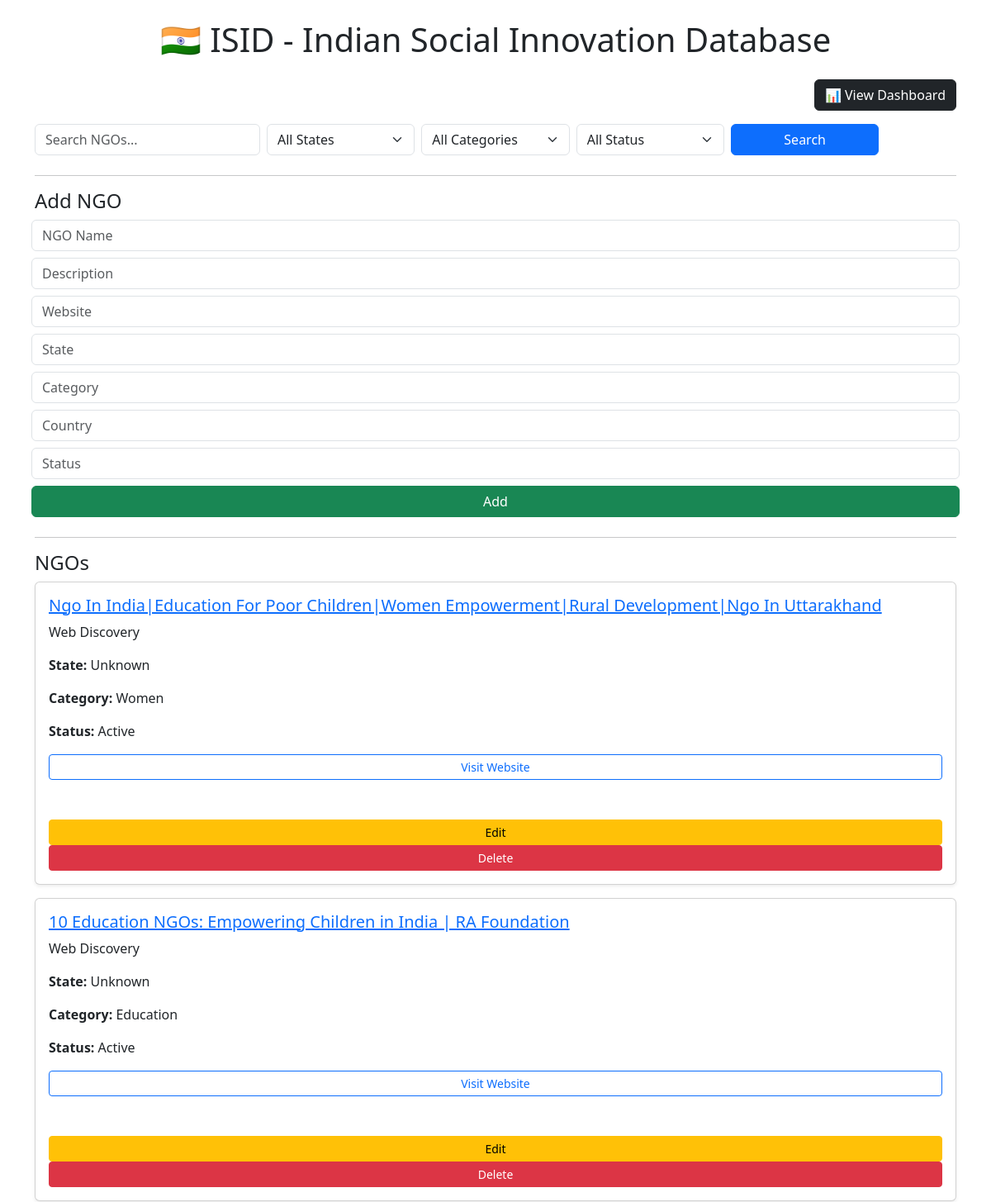
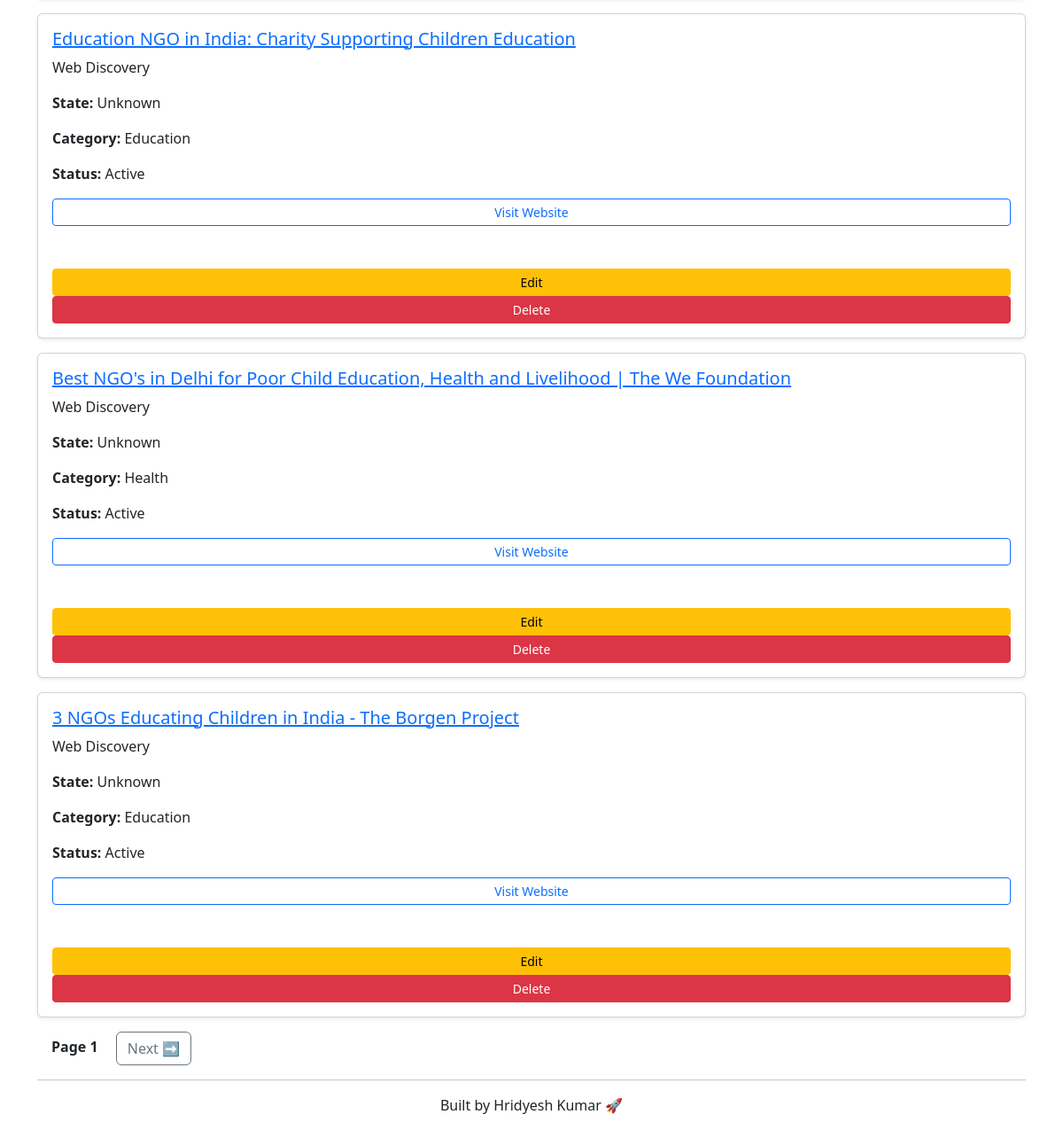
Page /home on the earlier database version (2 pictures, top to bottom).
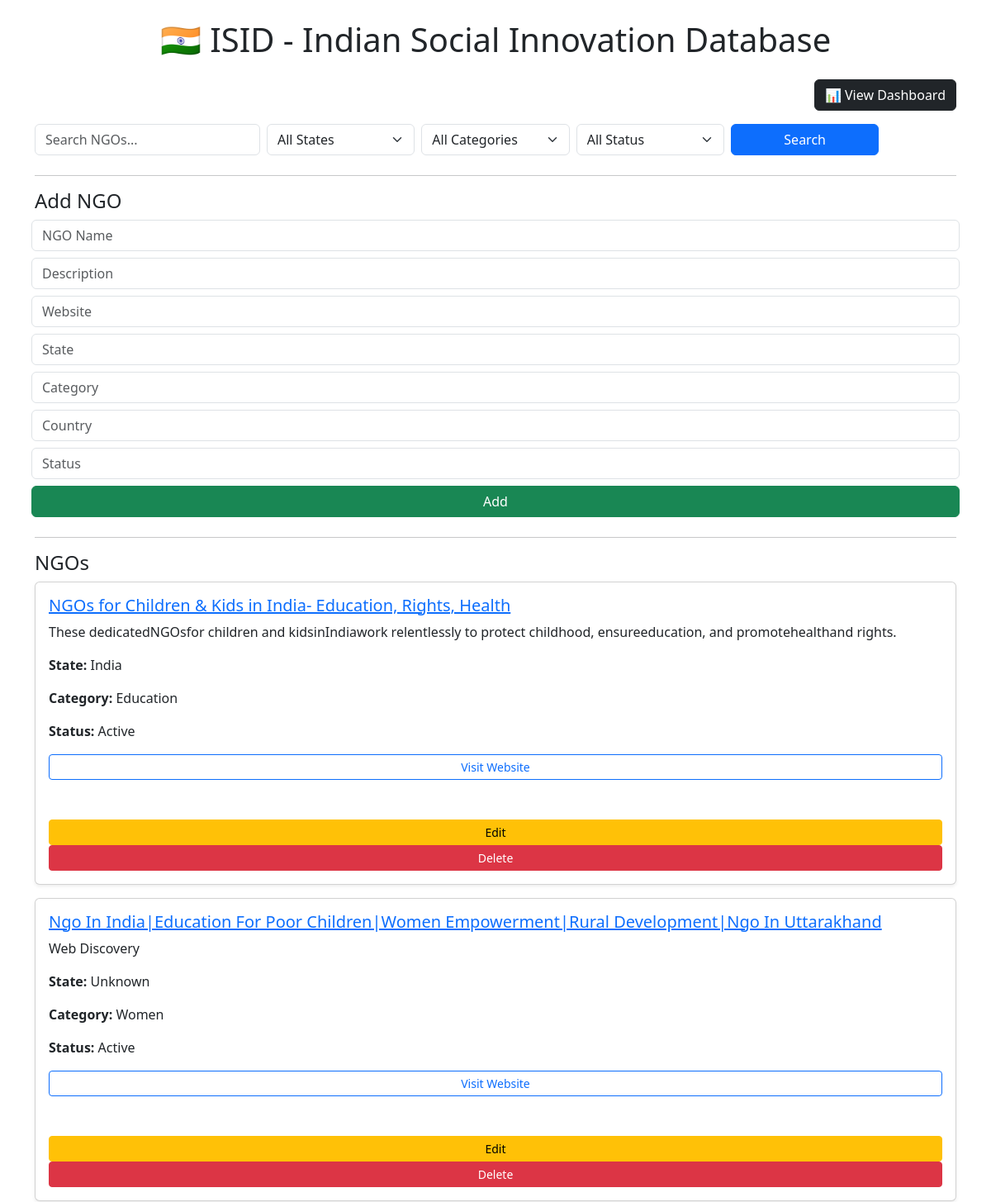
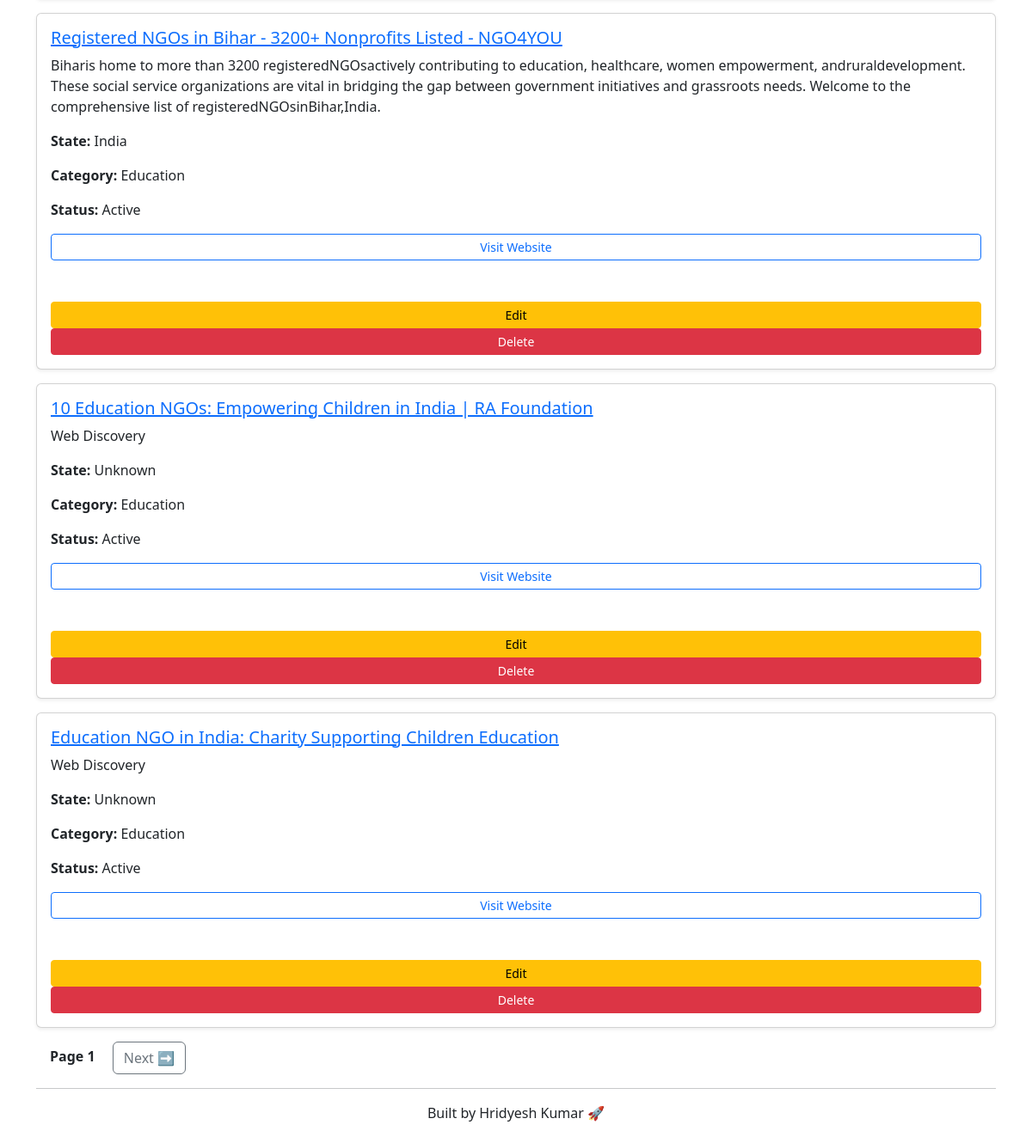
Same page on the later database version (2 pictures, top to bottom).
### tables this page shows
CREATE TABLE projects (
    project_id INTEGER PRIMARY KEY AUTOINCREMENT,
    title TEXT,
    source TEXT,
    url TEXT,
    state TEXT,
    category TEXT,
    country TEXT,
    status TEXT
, score INTEGER);

### app.py (the view, shortened to what this page needs)
@app.route("/")
@app.route("/home")
def home():
    query = request.args.get("q", "").lower()
    state = request.args.get("state", "").lower()
    category = request.args.get("category", "").lower()
    status = request.args.get("status", "").lower()
    page = int(request.args.get("page", 1))
    limit = 5
    offset = (page - 1) * limit
    conn = get_db_connection()
    cursor = conn.cursor()
    sql = "SELECT * FROM projects WHERE 1=1"
    params = []
    min_score = request.args.get("min_score")
    if min_score:
        sql += " AND score >= ?"
        params.append(int(min_score))
    if state:
        sql += " AND LOWER(state) LIKE ?"
        params.append("%" + state + "%")
    if category:
        sql += " AND LOWER(category) LIKE ?"
        params.append("%" + category + "%")
    if status:
        sql += " AND LOWER(status) LIKE ?"
        params.append("%" + status + "%")
    sql += " ORDER BY score DESC LIMIT ? OFFSET ?"
    params.extend([limit, offset])
    cursor.execute(sql, params)
    data = cursor.fetchall()
    cursor.execute("SELECT DISTINCT state FROM projects")
    states = sorted([row[0] for row in cursor.fetchall() if row[0]])
    cursor.execute("SELECT DISTINCT category FROM projects")
    categories = sorted([row[0] for row in cursor.fetchall() if row[0]])
    conn.close()
    return render_template(
        "home.html",
        data=data,
        states=states,
        categories=categories,
        page=page
    )

### app.py (called while the page is built)
def get_db_connection():
    conn = sqlite3.connect("database.db", check_same_thread=False)
    conn.row_factory = sqlite3.Row
    return conn

### templates/home.html (shortened to what this page needs)
<!DOCTYPE html>
<html>
<head>
    <link href="https://cdn.jsdelivr.net/npm/bootstrap@5.3.0/dist/css/bootstrap.min.css" rel="stylesheet">
</head>
<body>
<div class="container mt-4">
<h1 class="text-center mb-4">
    🇮🇳 ISID - Indian Social Innovation Database
</h1>
<div class="text-end mb-3">
    <a href="/dashboard" class="btn btn-dark">📊 View Dashboard</a>
</div>
<form method="GET" action="/home" class="row g-2 mb-4">
    <div class="col-md-3">
        <input type="text" name="q" class="form-control" placeholder="Search NGOs..."
        value="{{ request.args.get('q','') }}">
    </div>
    <div class="col-md-2">
        <select name="state" class="form-select">
            <option value="">All States</option>
        </select>
    </div>
    <div class="col-md-2">
        <select name="category" class="form-select">
            <option value="">All Categories</option>
        </select>
    </div>
    <div class="col-md-2">
        <select name="status" class="form-select">
            <option value="">All Status</option>
        </select>
    </div>
    <div class="col-md-2">
        <button type="submit" class="btn btn-primary w-100">Search</button>
    </div>
</form>
<hr>
<h4>Add NGO</h4>
<form method="POST" action="/add_project" class="row g-2 mb-4">
    <input type="text" name="title" class="form-control" placeholder="NGO Name" required>
    <input type="text" name="source" class="form-control" placeholder="Description" required>
    <input type="text" name="url" class="form-control" placeholder="Website" required>
    <input type="text" name="state" class="form-control" placeholder="State" required>
    <input type="text" name="category" class="form-control" placeholder="Category" required>
    <input type="text" name="country" class="form-control" placeholder="Country" required>
    <input type="text" name="status" class="form-control" placeholder="Status" required>
    <button type="submit" class="btn btn-success">Add</button>
</form>
<hr>
<h4>NGOs</h4>
{% for project in data %}
<div class="card p-3 shadow-sm mb-3">
    <h5>
        <a href="/project/{{ project['project_id'] }}">
            {{ project['title'] }}
        </a>
    </h5>
    <p>{{ project['source'] }}</p>
    <p><b>State:</b> {{ project['state'].title() if project['state'] else "N/A" }}</p>
    <p><b>Category:</b> {{ project['category'].title() if project['category'] else "N/A" }}</p>
    <p><b>Status:</b> {{ project['status'].title() if project['status'] else "N/A" }}</p>
    <a href="{{ project['url'] }}" target="_blank" class="btn btn-sm btn-outline-primary">Visit Website</a>
    <br><br>
    <a href="/edit/{{ project['project_id'] }}" class="btn btn-sm btn-warning">Edit</a>
    <a href="/delete/{{ project['project_id'] }}" class="btn btn-sm btn-danger"
       onclick="return confirm('Delete?')">Delete</a>
</div>
{% endfor %}
<div class="mt-3">
<span class="mx-3"><b>Page {{ page }}</b></span>
<a class="btn btn-outline-secondary"
   href="/home?page={{ page + 1 }}&state={{ request.args.get('state','') }}&category={{ request.args.get('category','') }}&status={{ request.args.get('status','') }}">
Next ➡
</a>
</div>
<hr>
<p class="text-center">Built by Hridyesh Kumar 🚀</p>
</div>
</body>
</html>

Differences in the rows shown:
no longer on this page (row unchanged): projects: title "Best NGO's in Delhi for Poor Child Education, Health and Livelihood | The We Foundation", source "Web Discovery", state "Unknown", category "Health", status "Active"
no longer on this page (row unchanged): projects: title "3 NGOs Educating Children in India - The Borgen Project", source "Web Discovery", state "Unknown", category "Education", status "Active"
added projects: title "NGOs for Children & Kids in India- Education, Rights, Health", source "These dedicatedNGOsfor children and kidsinIndiawork relentlessly to protect childhood, ensureeducation, and promotehealthand rights.", state "India", category "Education", status "Active"
added projects: title "Registered NGOs in Bihar - 3200+ Nonprofits Listed - NGO4YOU", source "Biharis home to more than 3200 registeredNGOsactively contributing to education, healthcare, women empowerment, andruraldevelopment. These social service organizations are vital in bridging the gap between government initiatives and grassroots needs. Welcome to the comprehensive list of registeredNGOsinBihar,India.", state "India", category "Education", status "Active"
